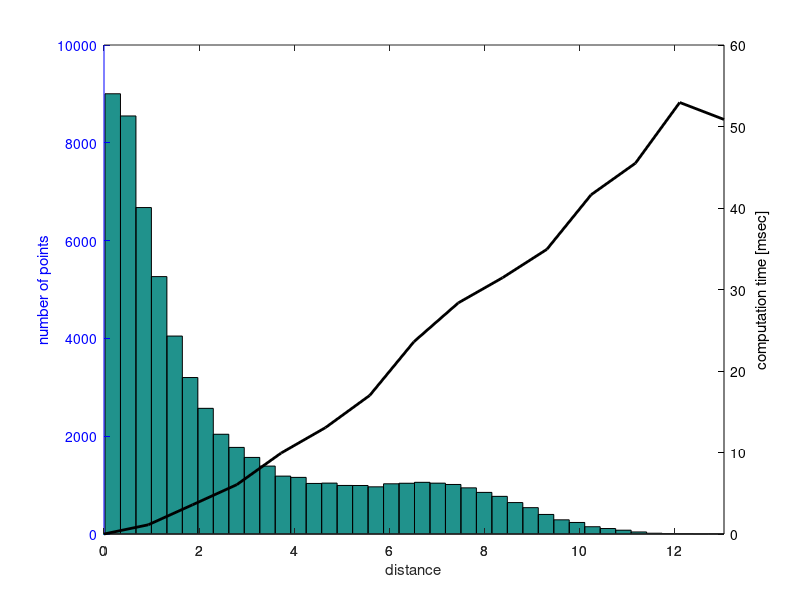
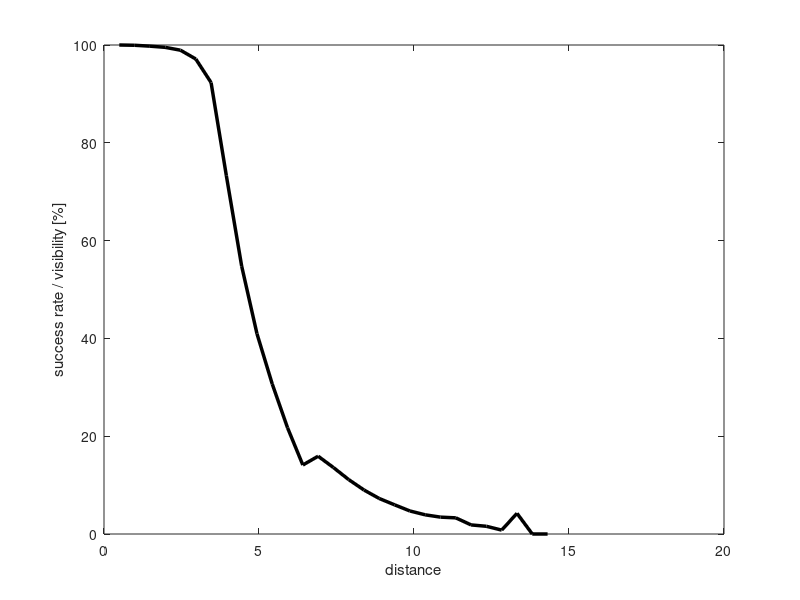

Write the MATLAB code that produced these figures, in order.
% In this test, I test the RBS local connection with GD (KDL) projection.
% Random start and goal configurations are sampled and tested for
% connection. The sampling strategy is sampling a feasible point, sampling
% a random point and choping it from the first point, projecting and
% checking local connection.
% The success rate is also tracked to calculate visibility.
% This is also with [-180,180] joint limits (not official ABB limits)
% last updated: 08/02/17

% pcs_rbs_verification.txt - seed: 1501696107
% Results in the above files in this form:
% f << {success} << " " << {path verified} << " " << {distance between confs.} << " " << rbs_time << endl;

clear all
clc

D = load('gd_rbs_verification.txt');

%% Verification

suc = D(:,1)==1;
verf = D(:,2)==1;

disp(['Results of ' num2str(size(D,1)) ' local-connection queries.']);

disp(['Percent of successful local-connections that were verified: ' num2str(sum(verf & suc)/sum(suc)*100) '%']);

%%

disp(['Avg. runtime for successful local-connection: ' num2str(mean(D(suc,4))*1e3)  ' +/- ' num2str(std(D(suc,4))/sqrt(size(D(suc,4),1))*1e3) ' msec ']);

disp(['Success rate/visibility for the RBS: ' num2str(sum(suc)/size(D,1)*100) '%']);

%% Runtime

clear td d
Dd = D(suc,3);
Td = D(suc,4);
max_d = max(Dd);
d = linspace(0, max_d, 15);
for i = 2:length(d)
    M = Td(Dd>=d(i-1) & Dd<d(i));
    td(i) = mean(M);
end
td(1) = 0;

figure(1)
hist(Dd, 40);
hold on
[hAx,hLine1,hLine2] = plotyy(0,0,d, td*1000);
hold off
set(hLine2,'color','k','linewidth',2)
set(hAx,{'ycolor'},{'b';'k'})
xlabel('distance');
ylabel(hAx(1),'number of points');
ylabel(hAx(2),'computation time [msec]');
% ylim(hAx(1),[0 8500]);
% ylim(hAx(2),[0 0.12]);

%% Visibility

clear V d
Dd = D(:,3);
max_d = max(Dd);
d = linspace(0, max_d, 30);
for i = 2:length(d)
    S = D(D(:,3)>=d(i-1) & D(:,3)<d(i), 1);
    V(i-1) = sum(S)/length(S) * 100;
end
% V(1) = 100;

figure(2)
plot(d(2:end), V,'-k','linewidth',2.5);
xlabel('distance');
ylabel('success rate / visibility [%]');